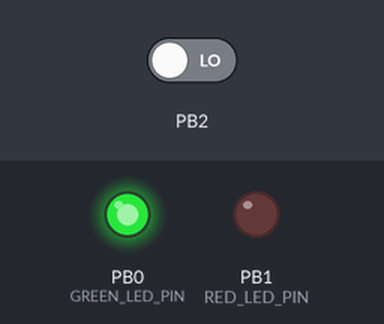
A sketch run on a simulated ATtiny85, built with avr-gcc and run on an emulated ATtiny85. Shown: output pins drawn as LEDs (lit = HIGH). The test bench sets the inputs (shaded band); at power-on: PB2 LOW. Sleep ends after the set time or at an interrupt.

Above: at 0.1 s.
At 10.1 s:
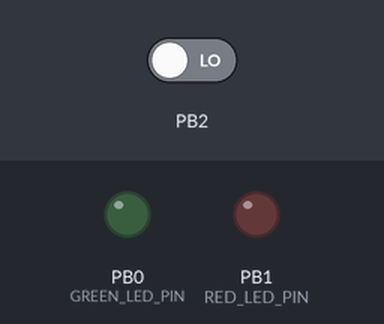
Timing chart, 0 to 11.6 s (numbered marks = the images above):
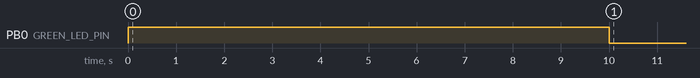

The sketch:

working_low_power.ino
```cpp
#include<avr/io.h>

#define GREEN_LED_PIN PB0
#define RED_LED_PIN PB1
#define LED_ENABLED_TIME 10000
#define BREAK_TIME 2500

volatile bool enabled = false;

void setup_leds() {
  pinMode(GREEN_LED_PIN, OUTPUT);
  pinMode(RED_LED_PIN, OUTPUT);
}

void setup_external_interrupt(){
  sei();                 // Enabling global interrupt
  ADCSRA &= ~(1<<ADEN);  // Disable ADC ~200uA
  GIMSK |= (1<<PCIE);    // Pin change interrupt enable
  PCMSK |= (1<<PCINT2);  // Pin change interrupt to 2nd pin PB2
}


// Set unused pins to pullup
void setup_unused_pins() {
  pinMode(PB3, INPUT_PULLUP);
  pinMode(PB4, INPUT_PULLUP);
  pinMode(PB5, INPUT_PULLUP);
}

// Enter Sleep Mode
void enters_sleep()
{
  MCUCR |= (1<<SM1);      // Enabling sleep mode and powerdown sleep mode
  MCUCR |= (1<<SE);       // Enabling sleep enable bit
  __asm__ __volatile__ ( "sleep" "\n\t" :: ); // Sleep instruction to put controller to sleep
}

// Interrupt Service Routine
ISR (PCINT0_vect)
{
  MCUCR &= ~(1<<SE);      // Disabling sleep mode inside interrupt routine
}

void setup() {
  setup_leds();
  setup_external_interrupt();      // configuration for external interrupt
  setup_unused_pins();
}

void switch_led(bool enabled) {
  if (enabled) {
    digitalWrite(GREEN_LED_PIN, HIGH);
    digitalWrite(RED_LED_PIN, LOW);
  } else {
    digitalWrite(RED_LED_PIN, HIGH);
    digitalWrite(GREEN_LED_PIN, LOW);
  }
}

void switch_leds_off() {
  digitalWrite(RED_LED_PIN, LOW);
  digitalWrite(GREEN_LED_PIN, LOW);
}

void loop() {
  enabled = !enabled;

  // Switch led
  switch_led(enabled);
  delay(LED_ENABLED_TIME);

  // Switch leds off
  switch_leds_off();
  delay(BREAK_TIME);   // Break to turn leds off

  // Enter sleep mode
  enters_sleep();
}
```

Measured:
- by itself, PB0 (GREEN_LED_PIN): LOW → HIGH at 0.00 s, → LOW 10.0 s later
